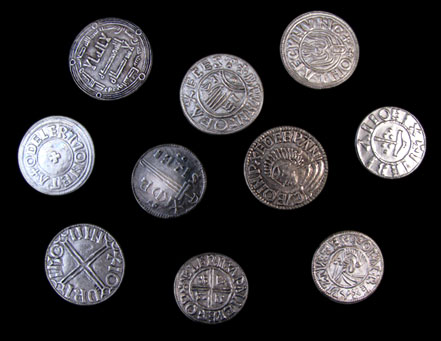
#> input picture coins1.png, 441 x 341 px
$ python circle_detection_original.py
#> lines starting #> are read from the running program, lines starting #| are printed output that depends on the picture; after the words box and inside, x2 and y2 are one past the last pixel; in counts of white or black regions, pixels touching at a corner belong together; long printed decimals are rounded
import numpy as np
import cv2
import sys
import math

np.set_printoptions(threshold=sys.maxsize)

# read grey image
img = cv2.imread('coins1.png',0)
#> img: shape (341, 441); min 0, max 255, mean 43.5
img_output = cv2.imread('coins1.png', 1)
#> img_output is the input picture: shape (341, 441, 3); mean B, G, R 45.1, 43, 44.5
height, width = img.shape
#> height = 341; width = 441

dx = np.array([[-1, 0, 1], [-2, 0, 2],[-1, 0, 1]], np.int32)
dy = np.array([[-1, -2, -1], [0, 0, 0],[1, 2, 1]], np.int32)

radius = int(width/2)
#> radius = 220

image_dx = np.zeros((height,width),np.float32)
gradient_magnitude = np.zeros((height,width),np.float32)
image_dy = np.zeros((height,width),np.float32)
gradient_angle = np.zeros((height,width),np.float32)
hough_space = np.zeros((height,width,radius),np.int32)

hough_space_output = np.zeros((height,width),np.float32)
hough_space_max_r = np.zeros((height,width),np.float32)
hough_space_gradient_threshold = 100


# Cal DX
# ---------------------------------------------------

for i in range(1,height-1):
    for j in range(1,width-1):
        cov = 0
        for dx_1 in range(-1,2,1):
            for dx_2 in range(-1,2,1):
                cov = cov + (img[i + dx_1][j + dx_2] * dx[dx_1 + 1][dx_2+1])
        image_dx[i][j] = float(cov / 9)
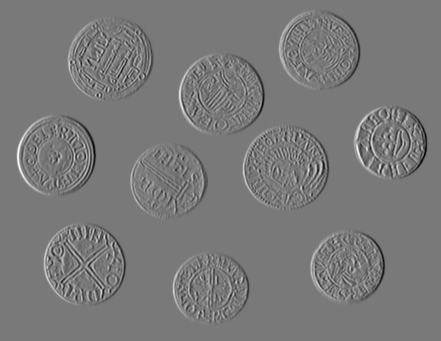
#> image_dx: shape (341, 441) float32; min -91.22, max 100, mean 0; drawn with min black and max white

# Normalizer dor DX
# ---------------------------------------------------
min = 100
for i in range(1,height-1):
    for j in range(1,width-1):
        if image_dx[i][j] < min:
            min = image_dx[i][j]
#> after the loop, min = -91.22
print(min)
#| -91.222

if min < 0:
    min = 0 - min
#> min = 91.22
    for i in range(1, height - 1):
        for j in range(1, width - 1):
            image_dx[i][j] = image_dx[i][j] + min
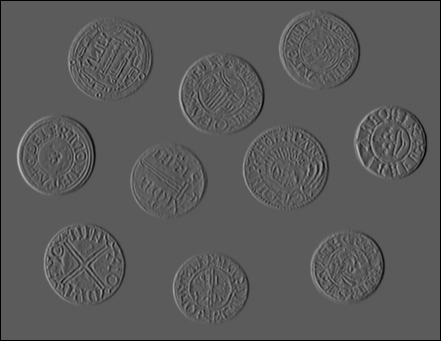
#> image_dx: shape (341, 441) float32; min 0, max 191.2, mean 90.3

# Cal Dy
# ---------------------------------------------------

for i in range(1,height-1):
    for j in range(1,width-1):
        cov = 0
        for dx_1 in range(-1,2,1):
            for dx_2 in range(-1,2,1):
                cov = cov + (img[i + dx_1][j + dx_2] * dy[dx_1 + 1][dx_2+1])
        image_dy[i][j] = float(cov/9)
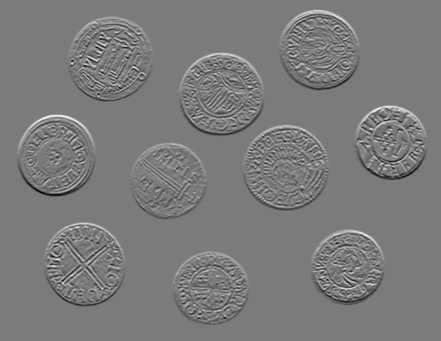
#> image_dy: shape (341, 441) float32; min -79.56, max 84.78, mean 0; drawn with min black and max white

# [115 lines of commented-out code are left out]
cv2.imwrite('output_dx.png',img_output)
# [6 lines of commented-out code are left out]

$ run again, with line_space_0_.png copied over coins1.png
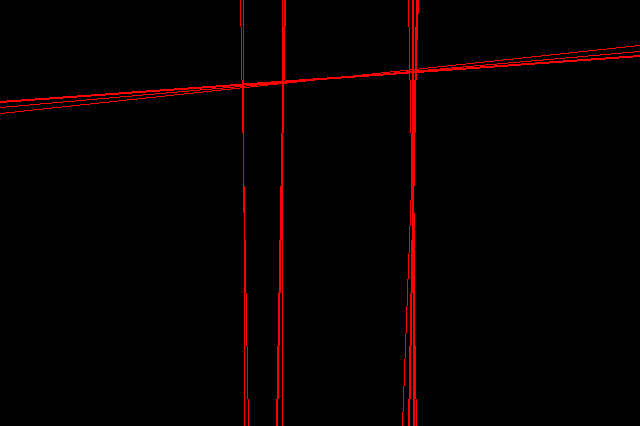
#> input picture line_space_0_.png, 640 x 426 px
#> img: shape (426, 640); values 0 (black) and 76 (white), 2.3% white in thin lines or dots
#> img_output is the input picture: shape (426, 640, 3); mean B, G, R 0, 0, 6
#> after the loop `for i in range(1,height-1):`:
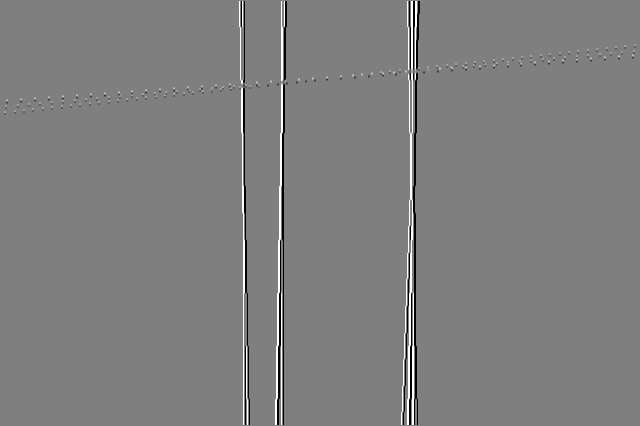
#> image_dx: shape (426, 640) float32; min -33.78, max 33.78, mean 0; drawn with min black and max white
#> after the loop `for i in range(1,height-1):`: min = -33.78
#| -33.778
#> `min = 0 - min`: min = 33.78
#> after the loop `for i in range(1,height-1):`:
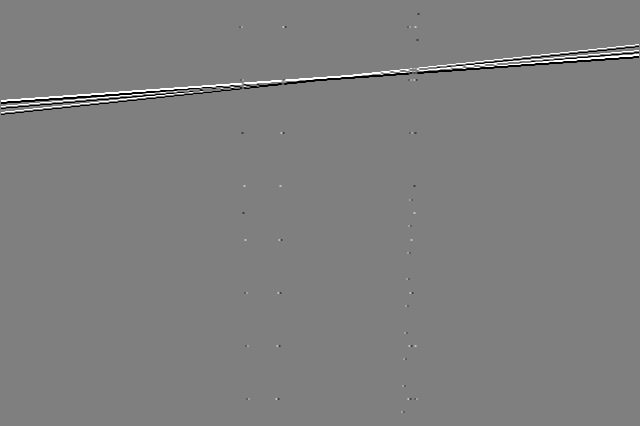
#> image_dy: shape (426, 640) float32; min -33.78, max 33.78, mean 0; drawn with min black and max white

$ run again, with line_space_3_.png copied over coins1.png
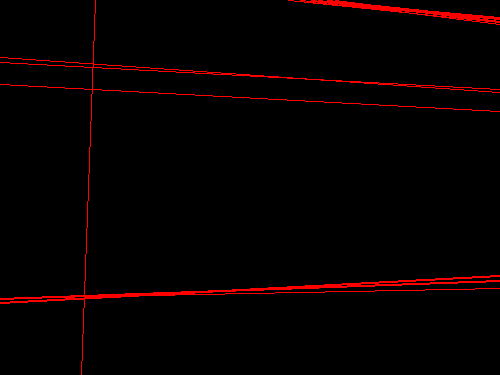
#> input picture line_space_3_.png, 500 x 375 px
#> img: shape (375, 500); values 0 (black) and 76 (white), 2.7% white; 2 white regions, box (x1, y1, x2, y2) and area: (0, 0, 500, 375) 3937, (288, 0, 500, 25) 1036
#> img_output is the input picture: shape (375, 500, 3); mean B, G, R 0, 0, 6.8
#> after the loop `for i in range(1,height-1):`:
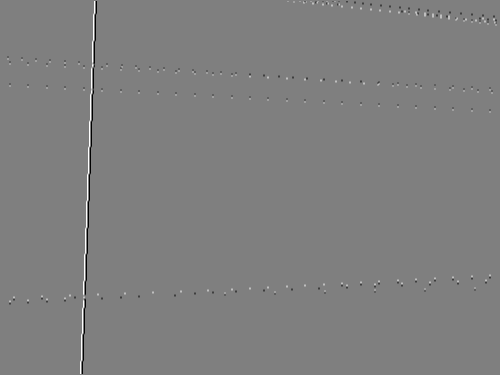
#> image_dx: shape (375, 500) float32; min -33.78, max 33.78, mean 0; drawn with min black and max white
#> after the loop `for i in range(1,height-1):`: min = -33.78
#| -33.778
#> `min = 0 - min`: min = 33.78
#> after the loop `for i in range(1,height-1):`:
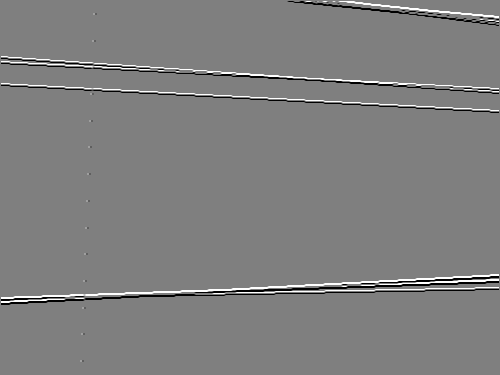
#> image_dy: shape (375, 500) float32; min -33.78, max 33.78, mean 0; drawn with min black and max white
